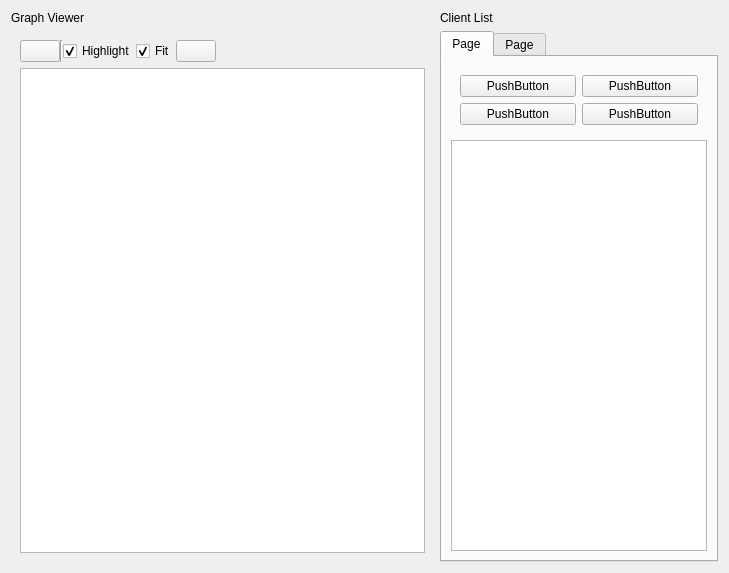
<?xml version="1.0" encoding="UTF-8"?>
<ui version="4.0">
 <class>ConductorGraphWidget</class>
 <widget class="QWidget" name="ConductorGraphWidget">
  <property name="enabled">
   <bool>true</bool>
  </property>
  <property name="geometry">
   <rect>
    <x>0</x>
    <y>0</y>
    <width>729</width>
    <height>573</height>
   </rect>
  </property>
  <property name="sizePolicy">
   <sizepolicy hsizetype="Preferred" vsizetype="Preferred">
    <horstretch>0</horstretch>
    <verstretch>0</verstretch>
   </sizepolicy>
  </property>
  <property name="windowTitle">
   <string>Conductor Graph</string>
  </property>
  <layout class="QGridLayout" name="gridLayout">
   <item row="1" column="0">
    <layout class="QVBoxLayout" name="verticalLayout_2">
     <property name="margin">
      <number>9</number>
     </property>
     <item>
      <widget class="QWidget" name="widget" native="true">
       <property name="enabled">
        <bool>true</bool>
       </property>
       <property name="sizePolicy">
        <sizepolicy hsizetype="Preferred" vsizetype="Preferred">
         <horstretch>0</horstretch>
         <verstretch>0</verstretch>
        </sizepolicy>
       </property>
       <property name="minimumSize">
        <size>
         <width>0</width>
         <height>0</height>
        </size>
       </property>
       <layout class="QHBoxLayout" name="horizontalLayout_4">
        <property name="spacing">
         <number>0</number>
        </property>
        <property name="sizeConstraint">
         <enum>QLayout::SetDefaultConstraint</enum>
        </property>
        <property name="margin">
         <number>0</number>
        </property>
        <item>
         <widget class="QPushButton" name="refresh_graph_push_button">
          <property name="toolTip">
           <string>Refresh ROS graph</string>
          </property>
         </widget>
        </item>
        <item>
         <widget class="Line" name="line">
          <property name="orientation">
           <enum>Qt::Vertical</enum>
          </property>
         </widget>
        </item>
        <item>
         <widget class="QCheckBox" name="highlight_connections_check_box">
          <property name="toolTip">
           <string>Highlight incoming and outgoing connections on mouse over</string>
          </property>
          <property name="text">
           <string>Highlight</string>
          </property>
          <property name="checked">
           <bool>true</bool>
          </property>
         </widget>
        </item>
        <item>
         <widget class="QCheckBox" name="auto_fit_graph_check_box">
          <property name="toolTip">
           <string>Automatically fit graph into view on update</string>
          </property>
          <property name="text">
           <string>Fit</string>
          </property>
          <property name="checked">
           <bool>true</bool>
          </property>
         </widget>
        </item>
        <item>
         <widget class="QPushButton" name="fit_in_view_push_button">
          <property name="toolTip">
           <string>Fit graph in view</string>
          </property>
         </widget>
        </item>
        <item>
         <spacer name="horizontalSpacer_2">
          <property name="orientation">
           <enum>Qt::Horizontal</enum>
          </property>
          <property name="sizeHint" stdset="0">
           <size>
            <width>40</width>
            <height>20</height>
           </size>
          </property>
         </spacer>
        </item>
       </layout>
      </widget>
     </item>
     <item>
      <widget class="InteractiveGraphicsView" name="graphics_view">
       <property name="renderHints">
        <set>QPainter::Antialiasing|QPainter::HighQualityAntialiasing|QPainter::SmoothPixmapTransform|QPainter::TextAntialiasing</set>
       </property>
       <property name="resizeAnchor">
        <enum>QGraphicsView::AnchorViewCenter</enum>
       </property>
      </widget>
     </item>
    </layout>
   </item>
   <item row="0" column="0">
    <widget class="QLabel" name="graph_viewer">
     <property name="text">
      <string>Graph Viewer</string>
     </property>
    </widget>
   </item>
   <item row="0" column="1">
    <widget class="QLabel" name="client_list">
     <property name="text">
      <string>Client List</string>
     </property>
    </widget>
   </item>
   <item row="1" column="1">
    <widget class="QTabWidget" name="tabWidget">
     <property name="sizePolicy">
      <sizepolicy hsizetype="Preferred" vsizetype="Preferred">
       <horstretch>0</horstretch>
       <verstretch>0</verstretch>
      </sizepolicy>
     </property>
     <property name="minimumSize">
      <size>
       <width>141</width>
       <height>0</height>
      </size>
     </property>
     <property name="currentIndex">
      <number>0</number>
     </property>
     <property name="iconSize">
      <size>
       <width>16</width>
       <height>16</height>
      </size>
     </property>
     <property name="elideMode">
      <enum>Qt::ElideRight</enum>
     </property>
     <property name="documentMode">
      <bool>false</bool>
     </property>
     <property name="tabsClosable">
      <bool>false</bool>
     </property>
     <property name="movable">
      <bool>true</bool>
     </property>
     <widget class="QWidget" name="tab">
      <attribute name="title">
       <string>Page</string>
      </attribute>
      <layout class="QVBoxLayout" name="verticalLayout">
       <item>
        <layout class="QGridLayout" name="gridLayout_2">
         <property name="margin">
          <number>9</number>
         </property>
         <item row="0" column="0">
          <widget class="QPushButton" name="pushButton">
           <property name="text">
            <string>PushButton</string>
           </property>
          </widget>
         </item>
         <item row="0" column="1">
          <widget class="QPushButton" name="pushButton_2">
           <property name="text">
            <string>PushButton</string>
           </property>
          </widget>
         </item>
         <item row="1" column="0">
          <widget class="QPushButton" name="pushButton_3">
           <property name="text">
            <string>PushButton</string>
           </property>
          </widget>
         </item>
         <item row="1" column="1">
          <widget class="QPushButton" name="pushButton_4">
           <property name="text">
            <string>PushButton</string>
           </property>
          </widget>
         </item>
        </layout>
       </item>
       <item>
        <widget class="QPlainTextEdit" name="plainTextEdit"/>
       </item>
      </layout>
     </widget>
     <widget class="QWidget" name="tab_2">
      <attribute name="title">
       <string>Page</string>
      </attribute>
     </widget>
    </widget>
   </item>
  </layout>
 </widget>
 <customwidgets>
  <customwidget>
   <class>InteractiveGraphicsView</class>
   <extends>QGraphicsView</extends>
   <header>rqt_graph.interactive_graphics_view</header>
  </customwidget>
 </customwidgets>
 <resources/>
 <connections/>
</ui>
